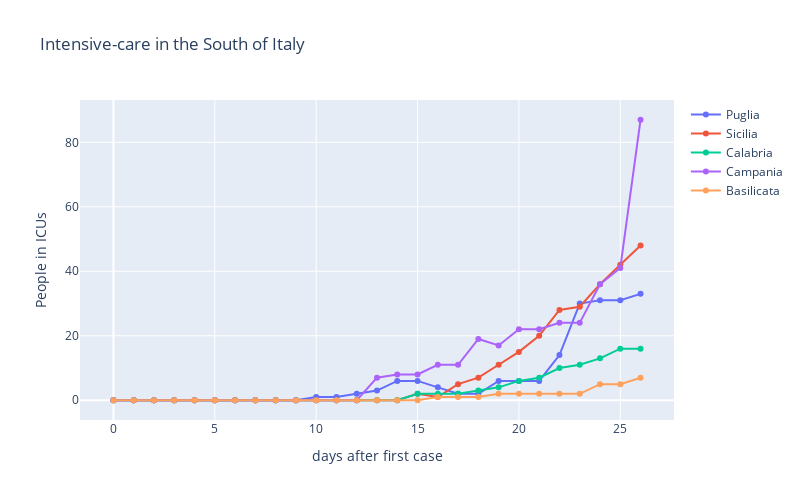

This figure's notebook cell:
### Code cell
fig = go.Figure(
        data = [go.Scatter(x=cum_tot_icu.index.to_list(),y=cum_tot_icu.Puglia,name='Puglia',mode='lines+markers',hoverinfo='y'),
                go.Scatter(x=cum_tot_icu.index.to_list(),y=cum_tot_icu.Sicilia,name='Sicilia',mode='lines+markers',hoverinfo='y'),
                go.Scatter(x=cum_tot_icu.index.to_list(),y=cum_tot_icu.Calabria,name='Calabria',mode='lines+markers',hoverinfo='y'),
                go.Scatter(x=cum_tot_icu.index.to_list(),y=cum_tot_icu.Campania,name='Campania',mode='lines+markers',hoverinfo='y'),
                go.Scatter(x=cum_tot_icu.index.to_list(),y=cum_tot_icu.Basilicata,name='Basilicata',mode='lines+markers',hoverinfo='y'),
               ])
        
fig.update_layout(title='Intensive-care in the South of Italy',
                 xaxis={'title':'days after first case'},
                 yaxis={'title':'People in ICUs'},
                 width=800,
                 height=500,
                 autosize=False)

plotly.offline.plot(fig, image_width='100%',
    image_height='100%',
    include_plotlyjs=False,
    output_type='div',
    auto_open=False,)

fig.show()

### Figure 1 — Plotly figure (JSON) as saved in the notebook; plotly's stock layout.template omitted (floating-point values rounded to 4 significant figures)
{"data": [{"hoverinfo": "y", "mode": "lines+markers", "name": "Puglia", "type": "scatter", "x": [0, 1, 2, 3, 4, 5, 6, 7, 8, 9, 10, 11, 12, 13, 14, 15, 16, 17, 18, 19, 20, 21, 22, 23, 24, 25, 26], "y": [0, 0, 0, 0, 0, 0, 0, 0, 0, 0, 1, 1, 2, 3, 6, 6, 4, 2, 2, 6, 6, 6, 14, 30, 31, 31, 33]}, {"hoverinfo": "y", "mode": "lines+markers", "name": "Sicilia", "type": "scatter", "x": [0, 1, 2, 3, 4, 5, 6, 7, 8, 9, 10, 11, 12, 13, 14, 15, 16, 17, 18, 19, 20, 21, 22, 23, 24, 25, 26], "y": [0, 0, 0, 0, 0, 0, 0, 0, 0, 0, 0, 0, 0, 0, 0, 2, 1, 5, 7, 11, 15, 20, 28, 29, 36, 42, 48]}, {"hoverinfo": "y", "mode": "lines+markers", "name": "Calabria", "type": "scatter", "x": [0, 1, 2, 3, 4, 5, 6, 7, 8, 9, 10, 11, 12, 13, 14, 15, 16, 17, 18, 19, 20, 21, 22, 23, 24, 25, 26], "y": [0, 0, 0, 0, 0, 0, 0, 0, 0, 0, 0, 0, 0, 0, 0, 2, 2, 2, 3, 4, 6, 7, 10, 11, 13, 16, 16]}, {"hoverinfo": "y", "mode": "lines+markers", "name": "Campania", "type": "scatter", "x": [0, 1, 2, 3, 4, 5, 6, 7, 8, 9, 10, 11, 12, 13, 14, 15, 16, 17, 18, 19, 20, 21, 22, 23, 24, 25, 26], "y": [0, 0, 0, 0, 0, 0, 0, 0, 0, 0, 0, 0, 0, 7, 8, 8, 11, 11, 19, 17, 22, 22, 24, 24, 36, 41, 87]}, {"hoverinfo": "y", "mode": "lines+markers", "name": "Basilicata", "type": "scatter", "x": [0, 1, 2, 3, 4, 5, 6, 7, 8, 9, 10, 11, 12, 13, 14, 15, 16, 17, 18, 19, 20, 21, 22, 23, 24, 25, 26], "y": [0, 0, 0, 0, 0, 0, 0, 0, 0, 0, 0, 0, 0, 0, 0, 0, 1, 1, 1, 2, 2, 2, 2, 2, 5, 5, 7]}], "layout": {"autosize": false, "height": 500, "title": {"text": "Intensive-care in the South of Italy"}, "width": 800, "xaxis": {"title": {"text": "days after first case"}}, "yaxis": {"title": {"text": "People in ICUs"}}}}
